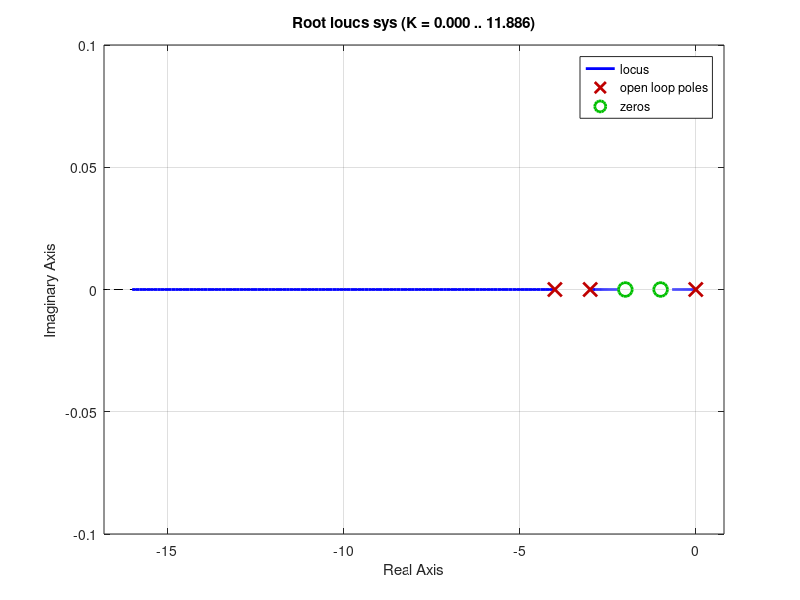
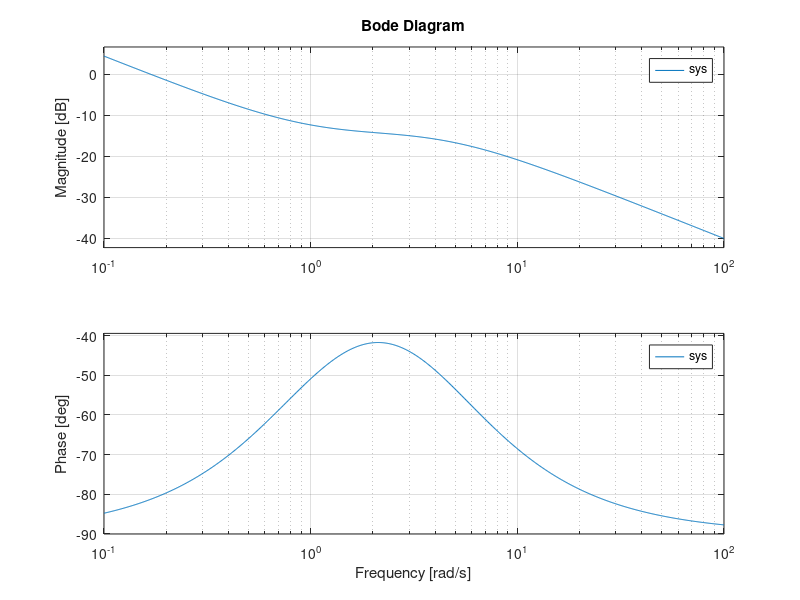
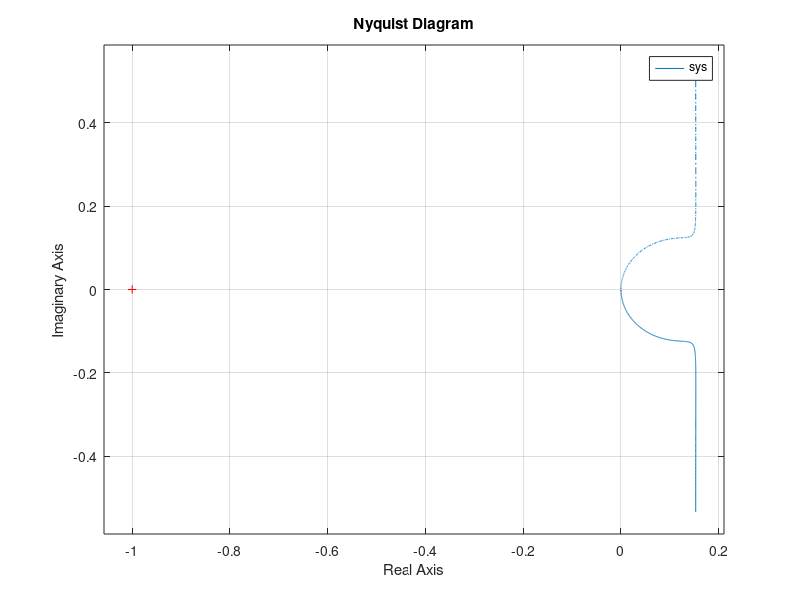

These figures' MATLAB source, in order:
pkg load control;

numerador=[1 3 2];
denomminador=[1 7 12 0];
sys= tf(numerador,denomminador)
k=0:0.1:20;

figure;
rlocus(sys);

figure;
bode(sys);

figure;
nyquist(sys);